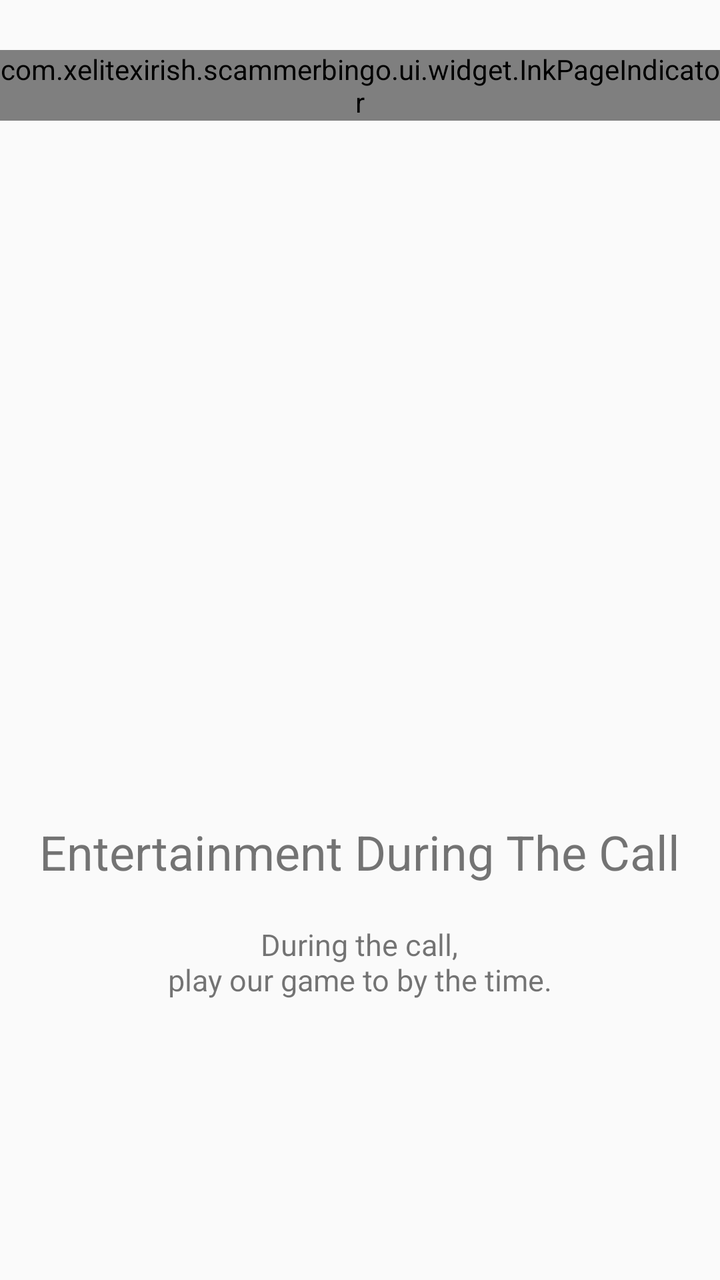
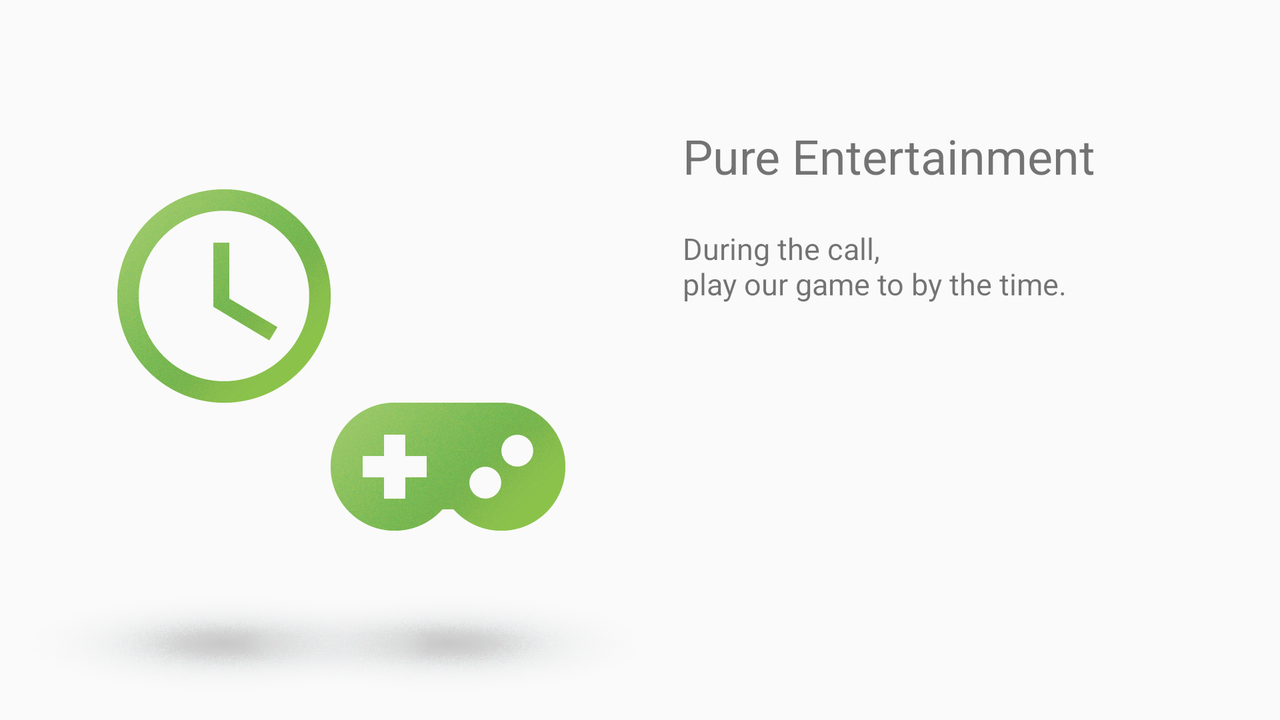

First picture: res/layout/ on a phone held upright. Second picture: the repository's own variant of that layout, on a device whose configuration matches the variant's folder. Source for both follows.
<!-- AndroidManifest.xml: application theme AppTheme -->
<!-- res/layout/fragment_intro_second_page.xml -->
<FrameLayout xmlns:android="http://schemas.android.com/apk/res/android"
    android:layout_width="match_parent"
    android:layout_height="match_parent">

    <com.xelitexirish.scammerbingo.ui.widget.SquareWidthImageView
        android:layout_width="match_parent"
        android:layout_height="wrap_content"
        android:layout_marginTop="25dp"
        android:src="@drawable/intro_play_game" />

    <com.xelitexirish.scammerbingo.ui.widget.InkPageIndicator
        android:layout_width="match_parent"
        android:layout_height="wrap_content"
        android:layout_marginTop="25dp" />

    <LinearLayout
        android:layout_width="wrap_content"
        android:layout_height="wrap_content"
        android:layout_gravity="bottom|center_horizontal"
        android:layout_marginBottom="140dp"
        android:orientation="vertical">

        <TextView
            android:layout_width="wrap_content"
            android:layout_height="wrap_content"
            android:layout_gravity="center_horizontal"
            android:lineSpacingExtra="32dp"
            android:text="Entertainment During The Call"
            android:textSize="24sp" />

        <TextView
            android:layout_width="wrap_content"
            android:layout_height="wrap_content"
            android:layout_gravity="center_horizontal"
            android:layout_marginTop="20dp"
            android:text="During the call,\nplay our game to by the time."
            android:textAlignment="center"
            android:textSize="15sp" />

    </LinearLayout>

</FrameLayout>
<!-- resources referenced by this layout -->
<resources>
  <!-- drawable intro_play_game: png bitmap (drawable-nodpi, 489826 bytes) -->
  <!-- from res/values-v23/ -->
  <style name="AppTheme" parent="Theme.AppCompat.Light">
          <item name="android:statusBarColor">#0A000000</item>
          <item name="android:windowLightStatusBar">true</item>
          <item name="colorPrimary">@color/colorPrimary</item>
          <item name="colorPrimaryDark">@color/colorPrimaryDark</item>
          <item name="colorAccent">@color/colorAccent</item>
          <item name="drawerArrowStyle">@style/Widget.AppTheme.DrawerArrowToggle</item>
      </style>
  <color name="colorPrimary">#F9F9F9</color>
  <color name="colorPrimaryDark">#EAEAEA</color>
  <color name="colorAccent">#40C4FF</color>
  <style name="Widget.AppTheme.DrawerArrowToggle" parent="Widget.AppCompat.DrawerArrowToggle">
          <item name="color">?colorControlNormal</item>
      </style>
</resources>
<!-- res/layout-land/fragment_intro_second_page.xml (the repository's variant of the layout above) -->
<!-- drawn on the phone turned sideways -->
<RelativeLayout xmlns:android="http://schemas.android.com/apk/res/android"
    android:layout_width="match_parent"
    android:layout_height="match_parent"
    android:fitsSystemWindows="true">

    <ImageView
        android:id="@+id/imageView"
        android:layout_width="wrap_content"
        android:layout_height="match_parent"
        android:cropToPadding="false"
        android:src="@drawable/intro_play_game" />

    <Space
        android:id="@+id/space"
        android:layout_width="match_parent"
        android:layout_height="0dp"
        android:layout_centerVertical="true"
        android:layout_marginTop="28dp"
        android:layout_toEndOf="@+id/imageView"
        android:layout_toRightOf="@+id/imageView" />

    <LinearLayout
        android:id="@+id/linearLayout"
        android:layout_width="wrap_content"
        android:layout_height="wrap_content"
        android:layout_above="@+id/space"
        android:layout_toEndOf="@+id/imageView"
        android:layout_toRightOf="@+id/imageView"
        android:orientation="vertical">

        <TextView
            android:layout_width="wrap_content"
            android:layout_height="wrap_content"
            android:text="Pure Entertainment"
            android:textSize="24sp" />

        <TextView
            android:layout_width="wrap_content"
            android:layout_height="wrap_content"
            android:layout_marginTop="20dp"
            android:text="During the call,\nplay our game to by the time."
            android:textSize="15sp" />

    </LinearLayout>

</RelativeLayout>
